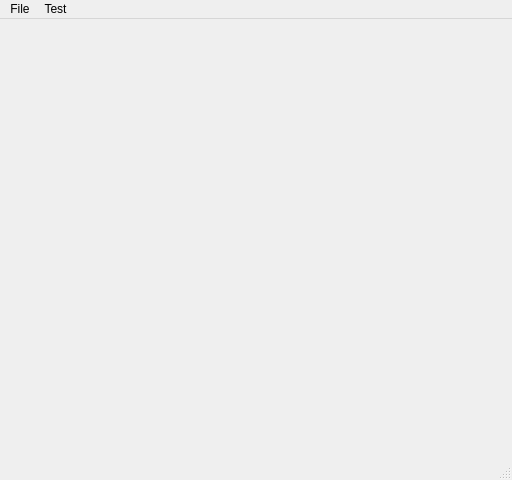
<?xml version="1.0" encoding="UTF-8"?>
<ui version="4.0">
 <class>MainWindow</class>
 <widget class="QMainWindow" name="MainWindow">
  <property name="geometry">
   <rect>
    <x>0</x>
    <y>0</y>
    <width>512</width>
    <height>480</height>
   </rect>
  </property>
  <property name="minimumSize">
   <size>
    <width>256</width>
    <height>240</height>
   </size>
  </property>
  <property name="windowTitle">
   <string>TinerasNES</string>
  </property>
  <widget class="QWidget" name="centralWidget">
   <layout class="QGridLayout" name="gridLayout"/>
  </widget>
  <widget class="QStatusBar" name="status_bar">
   <property name="enabled">
    <bool>true</bool>
   </property>
  </widget>
  <widget class="QMenuBar" name="menu_bar">
   <property name="geometry">
    <rect>
     <x>0</x>
     <y>0</y>
     <width>512</width>
     <height>21</height>
    </rect>
   </property>
   <widget class="QMenu" name="menu_file">
    <property name="title">
     <string>File</string>
    </property>
    <addaction name="action_open"/>
    <addaction name="separator"/>
    <addaction name="action_exit"/>
   </widget>
   <widget class="QMenu" name="menu_test">
    <property name="title">
     <string>Test</string>
    </property>
    <addaction name="action_ram_viewer"/>
    <addaction name="action_test_1"/>
    <addaction name="action_test_2"/>
    <addaction name="action_input"/>
   </widget>
   <addaction name="menu_file"/>
   <addaction name="menu_test"/>
  </widget>
  <action name="action_open">
   <property name="text">
    <string>Open...</string>
   </property>
  </action>
  <action name="action_exit">
   <property name="text">
    <string>Exit</string>
   </property>
  </action>
  <action name="action_test_1">
   <property name="text">
    <string>actionTest1</string>
   </property>
  </action>
  <action name="action_test_2">
   <property name="text">
    <string>actionTest2</string>
   </property>
  </action>
  <action name="action_ram_viewer">
   <property name="checkable">
    <bool>false</bool>
   </property>
   <property name="text">
    <string>Ram Viewer</string>
   </property>
  </action>
  <action name="action_input">
   <property name="text">
    <string>Input</string>
   </property>
  </action>
 </widget>
 <layoutdefault spacing="6" margin="11"/>
 <resources>
  <include location="main_window.qrc"/>
 </resources>
 <connections/>
</ui>
